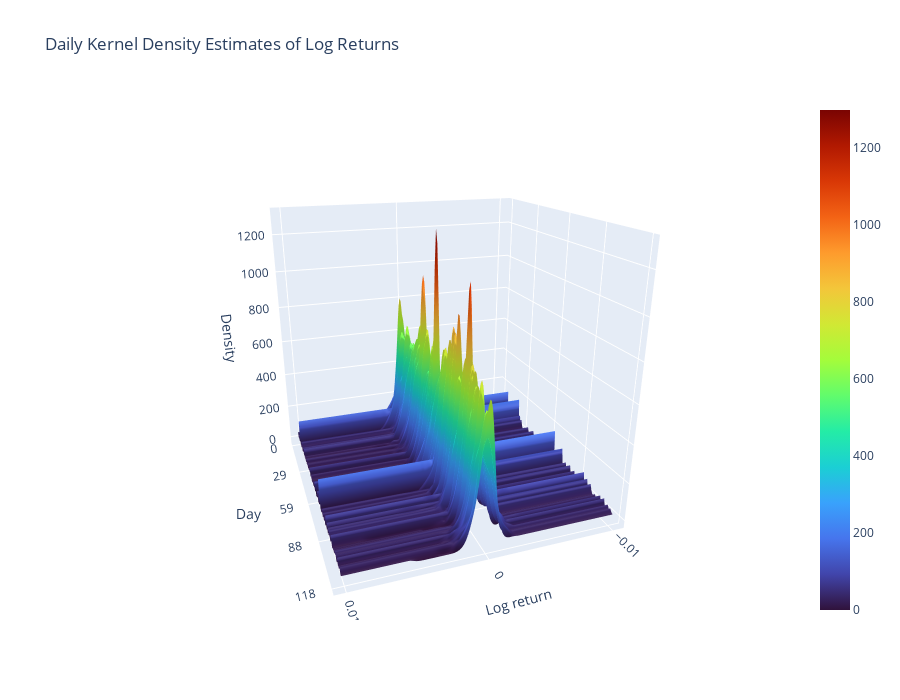

Notebook code for this chart:
### Code cell
# kde_results = {day: (x_grid, y_kde)} from previous step

# Sort days and build aligned matrices
days_sorted = sorted(kde_results.keys())

# ---- Step 1: build a common X grid (important for smooth 3D surface)
all_x = np.concatenate([kde_results[d][0] for d in days_sorted])
x_common = np.linspace(all_x.min(), all_x.max(), 200)

# ---- Step 2: evaluate each day's KDE on the common grid
Z = []
for d in days_sorted:
    kde = kde_results[d][0]
    density = kde_results[d][1]
    # Interpolate densities to common x grid
    z_interp = np.interp(x_common, kde, density)
    Z.append(z_interp)

Z = np.array(Z)
Y = np.arange(len(days_sorted))  # day index

# ---- Step 3: create 3D surface
fig = go.Figure(data=[go.Surface(
    x=x_common,   # log return values
    y=np.arange(len(Y)),          # day index
    z=Z,          # densities
    colorscale='Turbo'
)])

# ---- Step 4: layout and labels
fig.update_layout(
    title='Daily Kernel Density Estimates of Log Returns',
    scene=dict(
        xaxis_title='Log return',
        yaxis_title='Day',
        zaxis_title='Density',
        yaxis=dict(
            tickmode='array',
            tickvals=np.linspace(0, len(days_sorted)-1, 5, dtype=int)#,
            #ticktext=[str(days_sorted[i]) for i in np.linspace(0, len(days_sorted)-1, 10, dtype=int)]
        )
    ),
    height=700
)

fig.update_layout(
    scene_camera=dict(
        eye=dict(x=0.7, y=2.0, z=0.8)  # change these values to rotate
    )
)

fig.show()
fig.write_image("../../densities4risk_doc/Figures/kde_surface.png", width=1200, height=800, scale=2)

### Figure 1 — Plotly figure (JSON) as saved in the notebook; plotly's stock layout.template omitted (floating-point values rounded to 4 significant figures; data arrays with more than 128 entries replaced by an {"elided": "..."} marker saying what was removed)
{"data": [{"colorscale": [[0, "#30123b"], [0.07143, "#4145ab"], [0.1429, "#4675ed"], [0.2143, "#39a2fc"], [0.2857, "#1bcfd4"], [0.3571, "#24eca6"], [0.4286, "#61fc6c"], [0.5, "#a4fc3b"], [0.5714, "#d1e834"], [0.6429, "#f3c63a"], [0.7143, "#fe9b2d"], [0.7857, "#f36315"], [0.8571, "#d93806"], [0.9286, "#b11901"], [1, "#7a0402"]], "type": "surface", "x": {"elided": "200 float values"}, "y": [0, 1, 2, 3, 4, 5, 6, 7, 8, 9, 10, 11, 12, 13, 14, 15, 16, 17, 18, 19, 20, 21, 22, 23, 24, 25, 26, 27, 28, 29, 30, 31, 32, 33, 34, 35, 36, 37, 38, 39, 40, 41, 42, 43, 44, 45, 46, 47, 48, 49, 50, 51, 52, 53, 54, 55, 56, 57, 58, 59, 60, 61, 62, 63, 64, 65, 66, 67, 68, 69, 70, 71, 72, 73, 74, 75, 76, 77, 78, 79, 80, 81, 82, 83, 84, 85, 86, 87, 88, 89, 90, 91, 92, 93, 94, 95, 96, 97, 98, 99, 100, 101, 102, 103, 104, 105, 106, 107, 108, 109, 110, 111, 112, 113, 114, 115, 116, 117, 118], "z": {"elided": "119x200 float values"}}], "layout": {"height": 700, "scene": {"camera": {"eye": {"x": 0.7, "y": 2, "z": 0.8}}, "xaxis": {"title": {"text": "Log return"}}, "yaxis": {"tickmode": "array", "tickvals": [0, 29, 59, 88, 118], "title": {"text": "Day"}}, "zaxis": {"title": {"text": "Density"}}}, "title": {"text": "Daily Kernel Density Estimates of Log Returns"}}}
